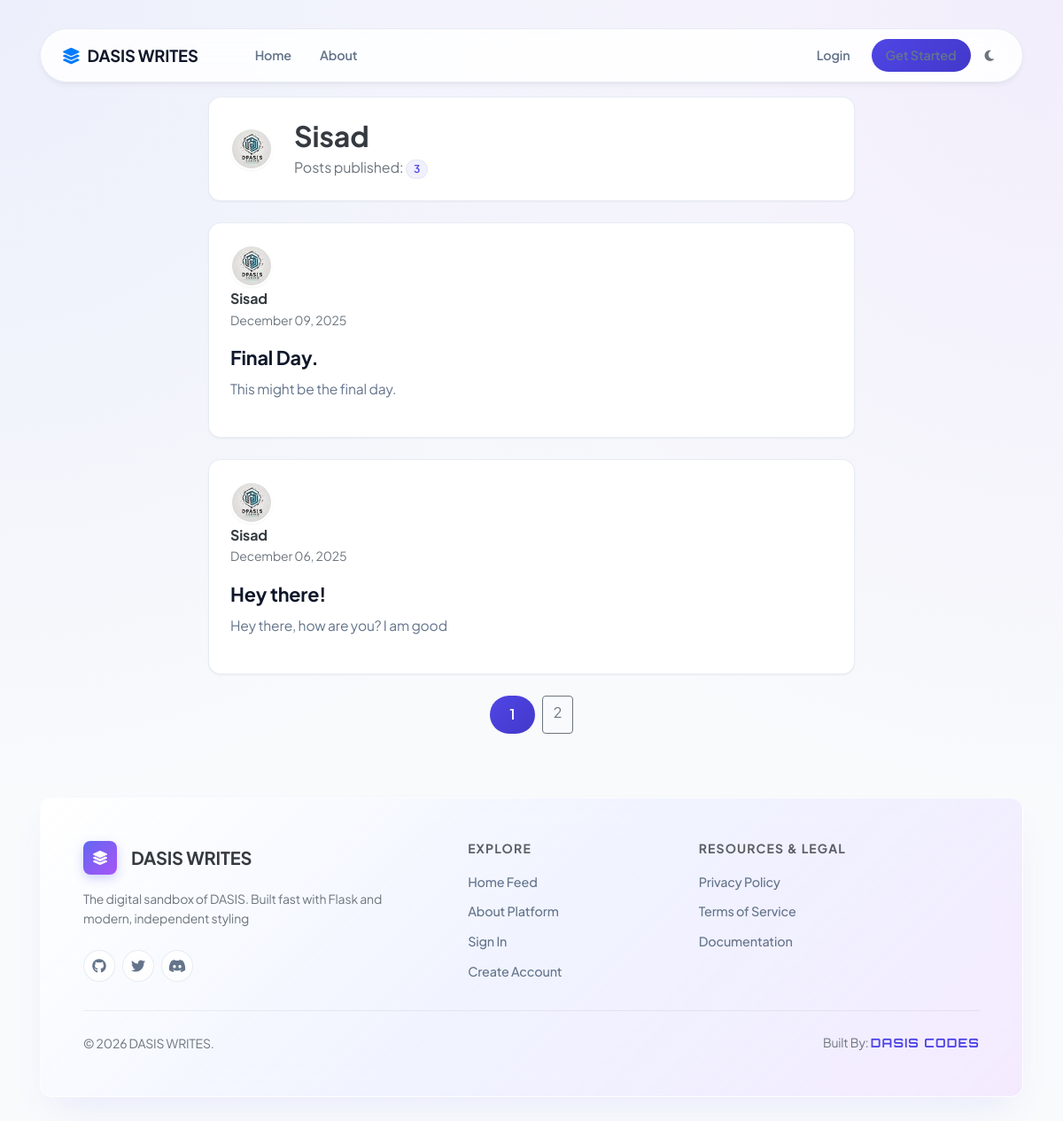
The page /user/Sisad on the database its author committed.
### app/models.py (models this page shows, shortened)
class User(db.Model, UserMixin):
    id = db.Column(db.Integer, primary_key=True)
    username = db.Column(db.String(20), unique=True, nullable=False)
    email = db.Column(db.String(120), unique=True, nullable=False)
    image_file = db.Column(db.String(40), nullable=False, default='default.jpg')
    password = db.Column(db.String(60), nullable=False)
    posts = db.relationship('Post', backref='author', lazy=True)

class Post(db.Model):
    id = db.Column(db.Integer, primary_key=True)
    title = db.Column(db.String(100), nullable=False)
    date_posted = db.Column(db.DateTime, nullable=False, default=datetime.utcnow)
    content = db.Column(db.Text, nullable=False)
    user_id = db.Column(db.Integer, db.ForeignKey('user.id'), nullable=False)

### app/user/routes.py (the view)
@user.route("/user/<string:username>")
def user_posts(username):
    page = request.args.get("page", 1, type=int)
    user = User.query.filter_by(username=username).first_or_404()
    posts = (
        Post.query.filter_by(author=user)
        .order_by(Post.date_posted.desc())
        .paginate(page=page, per_page=2)
    )
    return render_template("user_posts.html", posts=posts, user=user)

### app/templates/user_posts.html (shortened to what this page needs)
{% extends "layout.html" %}
{% block content %}
    <div class="content-section d-flex align-items-center mb-4">
        <img class="account-img mr-4" src="{{ url_for('static', filename='pics/' + user.image_file) }}" alt="{{ user.username }}'s avatar">
        <div>
            <h2 class="font-weight-bold text-dark mb-1">{{ user.username }}</h2>
            <p class="text-muted mb-0">Posts published: <span class="badge badge-primary badge-pill px-2 py-1">{{ posts.total }}</span></p>
        </div>
    </div>
    {% for post in posts.items %}
        <article class="content-section">
            <div class="article-metadata">
                <img class="article-img mr-3" src="{{ url_for('static', filename='pics/' + post.author.image_file) }}" alt="{{ post.author.username }}'s avatar">
                <div class="d-flex flex-column">
                    <a class="font-weight-bold text-dark text-decoration-none" href="{{ url_for('user.user_posts', username=post.author.username) }}">
                        {{ post.author.username }}
                    </a>
                    <small class="text-muted">{{ post.date_posted.strftime('%B %d, %Y') }}</small>
                </div>
            </div>
            <h2 class="mb-2 mt-2">
                <a class="article-title" href="{{ url_for('posts.post', post_id=post.id) }}">{{ post.title }}</a>
            </h2>
            <p class="article-content">
                {{ post.content | truncate(150, True, '...') }}
            </p>
        </article>
    {% endfor %}
    <div class="d-flex justify-content-center my-4">
        {% for page_num in posts.iter_pages(left_edge=1, right_edge=1, left_current=1, right_current=2) %}
            {% if page_num %}
                {% if posts.page == page_num %}
                    <a class="btn btn-primary mx-1" href="{{ url_for('user.user_posts', username=user.username, page=page_num) }}">{{ page_num }}</a>
                {% else %}
                    <a class="btn btn-outline-secondary mx-1" href="{{ url_for('user.user_posts', username=user.username, page=page_num) }}">{{ page_num }}</a>
                {% endif %}
            {% else %}
                <span class="mx-1 text-muted align-self-center">...</span>
            {% endif %}
        {% endfor %}
    </div>
{% endblock content %}

### app/static/css/design.css (style rules this page uses)
body.bg-custom { background-color: #f8fafc !important; background-image: radial-gradient(at 0% 0%, rgba(99, 102, 241, 0.08) 0px, transparent 50%), radial-gradient(at 100% 0%, rgba(168, 85, 247, 0.08) 0px, transparent 50%) !important; background-attachment: fixed !important; }
:root { --bg-main: #f8fafc; --bg-card: #ffffff; --bg-glass: rgba(255, 255, 255, 0.85); --border-color: rgba(226, 232, 240, 0.8); --border-hover: rgba(203, 213, 225, 0.9); --primary: #4f46e5; --primary-hover: #4338ca; --primary-subtle: rgba(79, 70, 229, 0.08); --primary-glow: rgba(79, 70, 229, 0.25); --text-main: #0f172a; --text-muted: #64748b; --shadow-sm: 0 1px 2px 0 rgba(0, 0, 0, 0.05); --shadow-md: 0 4px 6px -1px rgba(0, 0, 0, 0.05), 0 2px 4px -2px rgba(0, 0, 0, 0.05); --shadow-lg: 0 10px 25px -5px rgba(15, 23, 42, 0.08); --radius-sm: 8px; --radius-md: 14px; --radius-pill: 9999px; --transition: all 0.25s cubic-bezier(0.16, 1, 0.3, 1); }
body { background-color: var(--bg-main); background-image: radial-gradient(at 0% 0%, rgba(99, 102, 241, 0.05) 0px, transparent 50%), radial-gradient(at 100% 0%, rgba(168, 85, 247, 0.05) 0px, transparent 50%); background-attachment: fixed; color: var(--text-main); font-family: 'Plus Jakarta Sans', -apple-system, BlinkMacSystemFont, sans-serif; letter-spacing: -0.01em; line-height: 1.6; }
.content-section { background: var(--bg-card); border: 1px solid var(--border-color); border-radius: var(--radius-md); box-shadow: var(--shadow-sm); padding: 1.5rem; margin-bottom: 1.5rem; transition: var(--transition); }
.article-title { color: var(--text-main); font-weight: 700; font-size: 1.35rem; text-decoration: none; transition: var(--transition); }
.article-content { color: var(--text-muted); font-size: 0.975rem; line-height: 1.7; }
.btn-primary { background: linear-gradient(135deg, #4f46e5, #4338ca); border: none; border-radius: var(--radius-pill); font-weight: 600; padding: 0.6rem 1.4rem; transition: var(--transition); }
.article-img, .account-img { width: 48px; height: 48px; border-radius: var(--radius-pill); object-fit: cover; border: 2px solid #ffffff; box-shadow: var(--shadow-sm); }
.badge-primary { background-color: var(--primary-subtle) !important; color: var(--primary) !important; border: 1px solid var(--border-color); font-weight: 600; }

### rows shown on the page
User: image_file (picture), username "Sisad"
Post: image_file (picture), author.username "Sisad", date_posted "December 09, 2025", title "Final Day.", content "This might be the final day."
Post: image_file (picture), author.username "Sisad", date_posted "December 06, 2025", title "Hey there!", content "Hey there, how are you? I am good"

### other values the page prints
{{ posts.total }} "3"
{{ page_num }} "1"
{{ page_num }} "2"
